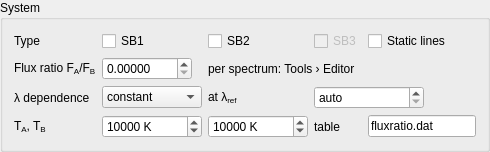
               <widget class="QGroupBox" name="grpSystem">
                <property name="title">
                 <string>System</string>
                </property>
                <layout class="QGridLayout" name="grdSystem">
                 <item row="0" column="0">
                  <widget class="QLabel" name="lbl_8">
                   <property name="text">
                    <string>Type</string>
                   </property>
                  </widget>
                 </item>
                 <item row="0" column="1">
                  <widget class="QCheckBox" name="checkBox_3">
                   <property name="enabled">
                    <bool>true</bool>
                   </property>
                   <property name="text">
                    <string>SB1</string>
                   </property>
                  </widget>
                 </item>
                 <item row="0" column="2">
                  <widget class="QCheckBox" name="checkBox_4">
                   <property name="enabled">
                    <bool>true</bool>
                   </property>
                   <property name="text">
                    <string>SB2</string>
                   </property>
                  </widget>
                 </item>
                 <item row="0" column="3">
                  <widget class="QCheckBox" name="checkBox_34">
                   <property name="enabled">
                    <bool>false</bool>
                   </property>
                   <property name="text">
                    <string>SB3</string>
                   </property>
                  </widget>
                 </item>
                 <item row="0" column="4">
                  <widget class="QCheckBox" name="checkBox_8">
                   <property name="text">
                    <string>Static lines</string>
                   </property>
                  </widget>
                 </item>
                 <item row="1" column="0">
                  <widget class="QLabel" name="lbl_9">
                   <property name="text">
                    <string>Flux ratio F&lt;sub&gt;A&lt;/sub&gt;/F&lt;sub&gt;B&lt;/sub&gt;</string>
                   </property>
                   <property name="textFormat">
                    <enum>Qt::TextFormat::RichText</enum>
                   </property>
                  </widget>
                 </item>
                 <item row="1" column="1">
                  <widget class="QDoubleSpinBox" name="doubleSpinBox_4">
                   <property name="minimumSize">
                    <size>
                     <width>90</width>
                     <height>0</height>
                    </size>
                   </property>
                   <property name="maximumSize">
                    <size>
                     <width>90</width>
                     <height>16777215</height>
                    </size>
                   </property>
                   <property name="decimals">
                    <number>5</number>
                   </property>
                   <property name="singleStep">
                    <double>0.020000000000000</double>
                   </property>
                  </widget>
                 </item>
                 <item row="1" column="2" colspan="3">
                  <widget class="QLabel" name="lbl_10">
                   <property name="text">
                    <string>per spectrum: Tools › Editor</string>
                   </property>
                  </widget>
                 </item>
                 <item row="2" column="0">
                  <widget class="QLabel" name="lbl_11">
                   <property name="text">
                    <string>λ dependence</string>
                   </property>
                  </widget>
                 </item>
                 <item row="2" column="1">
                  <widget class="QComboBox" name="comboBox_ratio">
                   <property name="minimumSize">
                    <size>
                     <width>100</width>
                     <height>0</height>
                    </size>
                   </property>
                   <property name="maximumSize">
                    <size>
                     <width>100</width>
                     <height>16777215</height>
                    </size>
                   </property>
                   <property name="toolTip">
                    <string>Wavelength dependence of the flux ratio F_A/F_B. constant: the same ratio at all wavelengths. Planck: ratio of two Planck functions with T_A and T_B. table: file with two columns (wavelength [A], ratio), interpolated linearly. The value in 'Flux ratio' (and per spectrum in the Editor or from the flux-ratio optimisation) is the ratio at the reference wavelength.</string>
                   </property>
                   <item>
                    <property name="text">
                     <string>constant</string>
                    </property>
                   </item>
                   <item>
                    <property name="text">
                     <string>Planck</string>
                    </property>
                   </item>
                   <item>
                    <property name="text">
                     <string>table</string>
                    </property>
                   </item>
                  </widget>
                 </item>
                 <item row="2" column="2">
                  <widget class="QLabel" name="lbl_12">
                   <property name="text">
                    <string>at λ&lt;sub&gt;ref&lt;/sub&gt;</string>
                   </property>
                   <property name="textFormat">
                    <enum>Qt::TextFormat::RichText</enum>
                   </property>
                  </widget>
                 </item>
                 <item row="2" column="3" colspan="2">
                  <widget class="QDoubleSpinBox" name="doubleSpinBox_lref">
                   <property name="minimumSize">
                    <size>
                     <width>110</width>
                     <height>0</height>
                    </size>
                   </property>
                   <property name="maximumSize">
                    <size>
                     <width>110</width>
                     <height>16777215</height>
                    </size>
                   </property>
                   <property name="toolTip">
                    <string>Reference wavelength [A] at which the flux ratio is given. auto: centre of the data (geometric mean).</string>
                   </property>
                   <property name="specialValueText">
                    <string>auto</string>
                   </property>
                   <property name="suffix">
                    <string> Å</string>
                   </property>
                   <property name="decimals">
                    <number>1</number>
                   </property>
                   <property name="maximum">
                    <double>1000000.000000000000000</double>
                   </property>
                   <property name="singleStep">
                    <double>100.000000000000000</double>
                   </property>
                  </widget>
                 </item>
                 <item row="3" column="0">
                  <widget class="QLabel" name="lbl_13">
                   <property name="text">
                    <string>T&lt;sub&gt;A&lt;/sub&gt;, T&lt;sub&gt;B&lt;/sub&gt;</string>
                   </property>
                   <property name="textFormat">
                    <enum>Qt::TextFormat::RichText</enum>
                   </property>
                  </widget>
                 </item>
                 <item row="3" column="1">
                  <widget class="QDoubleSpinBox" name="doubleSpinBox_TA">
                   <property name="minimumSize">
                    <size>
                     <width>100</width>
                     <height>0</height>
                    </size>
                   </property>
                   <property name="maximumSize">
                    <size>
                     <width>100</width>
                     <height>16777215</height>
                    </size>
                   </property>
                   <property name="toolTip">
                    <string>Effective temperature of A [K] (Planck).</string>
                   </property>
                   <property name="suffix">
                    <string> K</string>
                   </property>
                   <property name="decimals">
                    <number>0</number>
                   </property>
                   <property name="minimum">
                    <double>0.000000000000000</double>
                   </property>
                   <property name="maximum">
                    <double>1000000.000000000000000</double>
                   </property>
                   <property name="singleStep">
                    <double>100.000000000000000</double>
                   </property>
                   <property name="value">
                    <double>10000.000000000000000</double>
                   </property>
                  </widget>
                 </item>
                 <item row="3" column="2">
                  <widget class="QDoubleSpinBox" name="doubleSpinBox_TB">
                   <property name="minimumSize">
                    <size>
                     <width>100</width>
                     <height>0</height>
                    </size>
                   </property>
                   <property name="maximumSize">
                    <size>
                     <width>100</width>
                     <height>16777215</height>
                    </size>
                   </property>
                   <property name="toolTip">
                    <string>Effective temperature of B [K] (Planck).</string>
                   </property>
                   <property name="suffix">
                    <string> K</string>
                   </property>
                   <property name="decimals">
                    <number>0</number>
                   </property>
                   <property name="minimum">
                    <double>0.000000000000000</double>
                   </property>
                   <property name="maximum">
                    <double>1000000.000000000000000</double>
                   </property>
                   <property name="singleStep">
                    <double>100.000000000000000</double>
                   </property>
                   <property name="value">
                    <double>10000.000000000000000</double>
                   </property>
                  </widget>
                 </item>
                 <item row="3" column="3">
                  <widget class="QLabel" name="lbl_14">
                   <property name="text">
                    <string>table</string>
                   </property>
                  </widget>
                 </item>
                 <item row="3" column="4">
                  <widget class="QLineEdit" name="lineEdit_ratio">
                   <property name="toolTip">
                    <string>Flux-ratio table: two columns, wavelength [A] and F_A/F_B.</string>
                   </property>
                   <property name="text">
                    <string>fluxratio.dat</string>
                   </property>
                  </widget>
                 </item>
                </layout>
               </widget>
